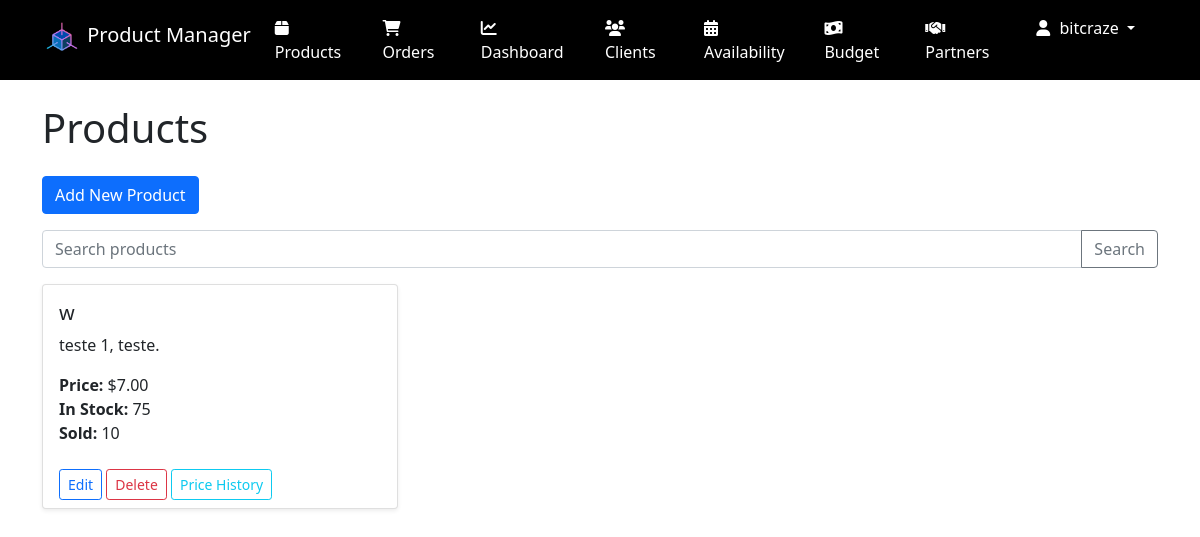
The app's page / (signed in) with its own data.
### accounts/models.py (models this page shows, shortened)
class CustomUser(AbstractUser):
    is_partner = models.BooleanField(default=False)

### inventory/models.py (models this page shows, shortened)
class Product(models.Model):
    name = models.CharField(max_length=200)
    description = models.TextField()
    price = models.DecimalField(max_digits=10, decimal_places=2)
    purchase_price = models.DecimalField(max_digits=10, decimal_places=2, default=0)
    quantity_bought = models.PositiveIntegerField(default=0)
    quantity_in_stock = models.IntegerField(default=0)
    quantity_sold = models.IntegerField(default=0)
    image = models.ImageField(upload_to='products/', blank=True, null=True)
    class Meta:
        ordering = ['name']

### inventory/views.py (the view)
# urls.py: path('', views.ProductListView.as_view(), name='product-list'),
class ProductListView(AdminRequiredMixin, ListView):
    model = Product
    template_name = 'inventory/product_list.html'
    context_object_name = 'products'
    paginate_by = 9
    def get_queryset(self):
        queryset = super().get_queryset()
        search_query = self.request.GET.get('search')
        if search_query:
            queryset = queryset.filter(
                Q(name__icontains=search_query) |
                Q(description__icontains=search_query)
            )
        return queryset
    def get_context_data(self, **kwargs):
        context = super().get_context_data(**kwargs)
        context['search_query'] = self.request.GET.get('search', '')
        return context

### inventory/views.py (called while the page is built)
    def test_func(self):
        return self.request.user.is_staff or self.request.user.is_superuser

### templates/inventory/product_list.html (shortened to what this page needs)
{% extends 'base.html' %}
{% load humanize %}
{% block content %}
<h1 class="mb-4">Products</h1>
<a href="{% url 'product-create' %}" class="btn btn-primary mb-3">Add New Product</a>
<form class="mb-3" method="get">
    <div class="input-group">
        <input type="text" class="form-control" placeholder="Search products" name="search" value="{{ search_query }}">
        <button class="btn btn-outline-secondary" type="submit">Search</button>
    </div>
</form>
<div class="row row-cols-1 row-cols-md-3 g-4">
    {% for product in products %}
    <div class="col">
        <div class="card h-100 shadow-sm">
            <div class="card-body">
                <h5 class="card-title">{{ product.name }}</h5>
                <p class="card-text">{{ product.description|truncatewords:20 }}</p>
                <p class="card-text">
                    <strong>Price:</strong> ${{ product.price|floatformat:2 }}<br>
                    <strong>In Stock:</strong> {{ product.quantity_in_stock }}<br>
                    <strong>Sold:</strong> {{ product.quantity_sold }}
                </p>
            </div>
            <div class="card-footer bg-transparent border-top-0">
                <a href="{% url 'product-update' product.pk %}" class="btn btn-outline-primary btn-sm">Edit</a>
                <a href="{% url 'product-delete' product.pk %}" class="btn btn-outline-danger btn-sm">Delete</a>
                <a href="{% url 'price-history' product.pk %}" class="btn btn-outline-info btn-sm">Price History</a>
            </div>
        </div>
    </div>
    {% endfor %}
</div>
{% endblock %}

### templates/base.html (shortened to what this page needs)
<!DOCTYPE html>
<html lang="en">
<head>
    <link href="https://cdn.jsdelivr.net/npm/bootstrap@5.1.3/dist/css/bootstrap.min.css" rel="stylesheet">
    <link href="https://cdnjs.cloudflare.com/ajax/libs/font-awesome/6.0.0-beta3/css/all.min.css" rel="stylesheet">
    {%load static %}
</head>
<body>
    <nav class="navbar navbar-expand-lg navbar-dark bg-dark">
        <div class="container">
            <a class="navbar-brand" href="{% url 'product-list' %}">
                <img src="{% static 'images/logo.png' %}" width="40" height="40" class="d-inline-block align-top" alt="Logo">
                Product Manager
            </a>
            <div class="collapse navbar-collapse" id="navbarNav">
                <ul class="navbar-nav">
                    {% if user.is_authenticated %}
                        {% if user.is_superuser or not user.is_partner %}
                            <li class="nav-item">
                                <a class="nav-link" href="{% url 'product-list' %}"><i class="fas fa-box"></i> Products</a>
                            </li>
                            <li class="nav-item">
                                <a class="nav-link" href="{% url 'orders:order-list' %}"><i class="fas fa-shopping-cart"></i> Orders</a>
                            </li>
                            <li class="nav-item">
                                <a class="nav-link" href="{% url 'dashboard' %}"><i class="fas fa-chart-line"></i> Dashboard</a>
                            </li>
                            <li class="nav-item">
                                <a class="nav-link" href="{% url 'clients:client-list' %}"><i class="fas fa-users"></i> Clients</a>
                            </li>
                            <li class="nav-item">
                                <a class="nav-link" href="{% url 'availability:availability-settings' %}"><i class="fas fa-calendar-alt"></i> Availability</a>
                            </li>
                            <li class="nav-item">
                                <a class="nav-link" href="{% url 'budget_manager:overview' %}"><i class="fas fa-money-bill-wave"></i> Budget</a>
                            </li>
                        {% endif %}
                        <li class="nav-item">
                            <a class="nav-link" href="{% url 'partners:dashboard' %}"><i class="fas fa-handshake"></i> Partners</a>
                        </li>
                        <li class="nav-item dropdown">
                            <a class="nav-link dropdown-toggle" href="#" id="navbarDropdown" role="button" data-bs-toggle="dropdown" aria-expanded="false">
                                <i class="fas fa-user"></i> {{ user.username }}
                            </a>
                        </li>
                    {% else %}
                        <li class="nav-item">
                            <a class="nav-link" href="#" data-bs-toggle="modal" data-bs-target="#loginModal"><i class="fas fa-sign-in-alt"></i> Login</a>
                        </li>
                    {% endif %}
                </ul>
            </div>
        </div>
    </nav>
    <div class="container mt-4">
        {% block content %}{% endblock %}
    </div>
</body>
</html>

### templates/base.html (style rules this page uses)
.navbar { background-color: #000 !important; }
.navbar-brand, .nav-link { color: #fff !important; }
.nav-link { margin-right: 15px; }
.nav-link i { margin-right: 5px; }

### records on screen
CustomUser: username "bitcraze"
Product: name "w", description "teste 1, teste.", price "7.00", quantity_in_stock "75", quantity_sold "10"
